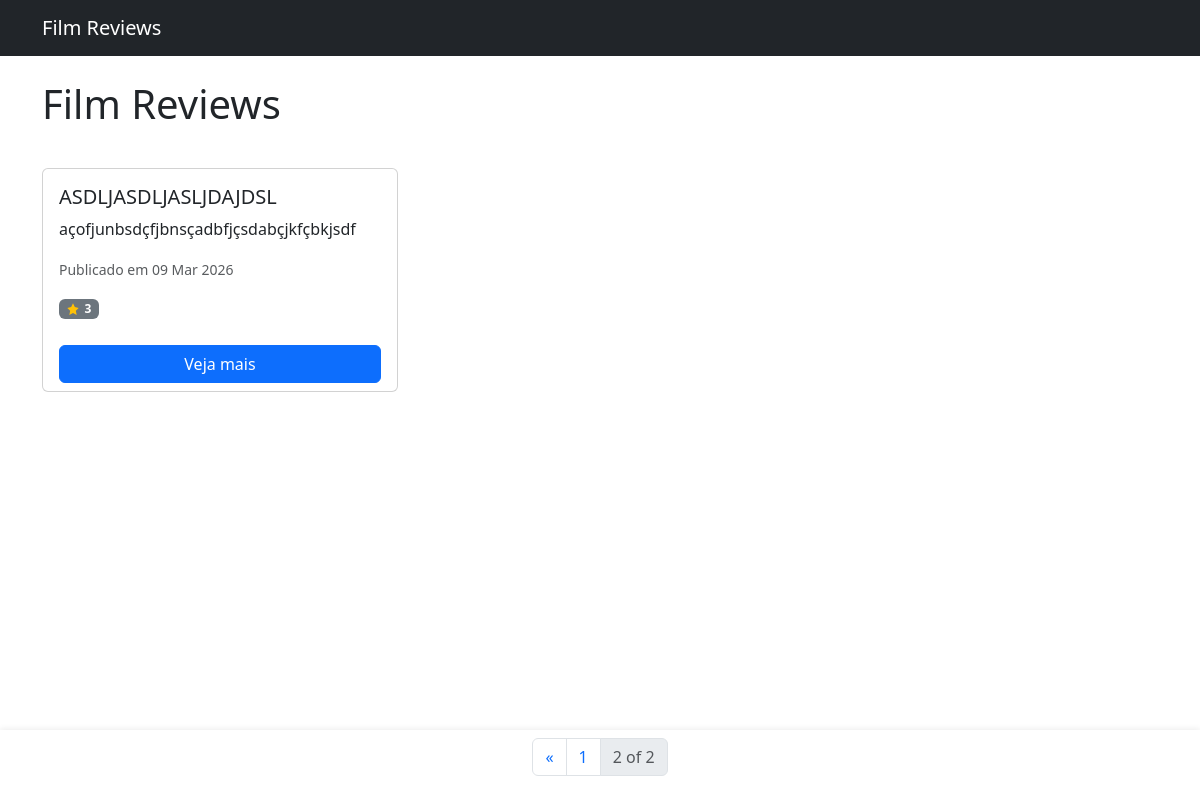
The app's page /reviews/?page=2 with its own data.
### reviews/models.py (models this page shows, shortened)
class Review(models.Model):
    class Status(models.IntegerChoices):
        DRAFT = 5, 'Draft'
        PUBLISHED = 10, 'Published'
    class Rating(models.IntegerChoices):
        BAD = 0, 'Bad'
        POOR = 1, 'Poor'
        FAIR = 2, 'Fair'
        GOOD = 3, 'Good'
        EXCELLENT = 4, 'Excellent'
        EXCEPTIONAL = 5, 'Exceptional'
    title = models.CharField(max_length=200)
    slugfied_title = models.SlugField(blank=True, default='', max_length=200, unique_for_date='published_at')
    body = models.TextField()
    status = models.IntegerField(choices=Status.choices, default=Status.DRAFT)
    author = models.ForeignKey(User, on_delete=models.CASCADE)
    rating = models.IntegerField(choices=Rating.choices, default=Rating.GOOD)
    published_at = models.DateTimeField(default=timezone.now)
    created_at = models.DateTimeField(auto_now_add=True)
    updated_at = models.DateTimeField(auto_now=True)
    published = PublishedManager()
    objects = models.Manager()
    comments: models.Manager['Comment']
    def get_absolute_url(self):
        from django.urls import reverse
        return reverse (
            'reviews:review_detail',
            args=[self.published_at.year, self.published_at.month, self.published_at.day, self.slugfied_title]
        )

### reviews/views.py (the view)
# urls.py: path('', views.list_reviews, name='list_reviews'),
def list_reviews(request):
    reviews = Review.published.all()
    paginator = Paginator(reviews, 6)
    page_number = request.GET.get('page', 1)
    try:
        reviews_page = paginator.page(page_number)
    except(EmptyPage, PageNotAnInteger):
        reviews_page = paginator.page(1)
    return render(request, 'reviews/list.html', {'reviews_page': reviews_page})

### reviews/models.py (called while the page is built)
    def get_queryset(self):
        return super().get_queryset().filter(status=Review.Status.PUBLISHED)

### reviews/templates/reviews/list.html (shortened to what this page needs)
{% extends 'reviews/base.html' %}
{% block content %}
    <div class="container mt-4 with-fixed-pagination">
        <h1>Film Reviews</h1>
        <div class="row row-cols-1 row-cols-md-3 g-4 mt-3">
            {% for review in reviews_page %}
                <div class="col d-flex">
                    <div class="card h-100 d-flex flex-column w-100">
                        <div class="card-body">
                            <h5 class="card-title">{{ review.title }}</h5>
                            <p class="card-text">{{ review.body | truncatechars:100 }}</p>
                            <p class="card-text"><small class="text-muted">Publicado em {{ review.published_at|date:"d M Y" }}</small></p>
                            <div class="rating-inline">
                                <span class="badge bg-secondary">
                                    <svg class="icon-star" xmlns="http://www.w3.org/2000/svg" viewBox="0 0 24 24" aria-hidden="true" focusable="false">
                                        <path d="M12 .587l3.668 7.431L23.4 9.75l-5.7 5.56L19.335 24 12 19.897 4.665 24l1.635-8.69L.6 9.75l7.732-1.732L12 .587z" />
                                    </svg>
                                    {{ review.rating }}
                                </span>
                            </div>
                        </div>
                        <div class="card-footer bg-transparent border-0 mt-auto">
                            <a href="{{ review.get_absolute_url }}" class="btn btn-primary w-100">Veja mais</a>
                        </div>
                    </div>
                </div>
            {% endfor %}
        </div>
        {% include 'pagination.html' with page=reviews_page %}
    </div>
{% endblock %}

### reviews/templates/reviews/list.html (style rules this page uses)
.rating-inline { display: inline-flex; align-items: center; }
.rating-inline .badge { display: inline-flex; align-items: center; gap: 0.35rem; padding: 0.25rem 0.5rem; }
.rating-inline .icon-star { width: 1em; height: 1em; fill: #ffc107; flex: 0 0 auto; }
.with-fixed-pagination { padding-bottom: 4.5rem; }

### records on screen
Review: title "ASDLJASDLJASLJDAJDSL", body "açofjunbsdçfjbnsçadbfjçsdabçjkfçbkjsdf", published_at "09 Mar 2026", rating "3"

### other values on screen
{{ page.previous_page_number }} "1"
{{ page.number }} "2"
{{ page.paginator.num_pages }} "2"
